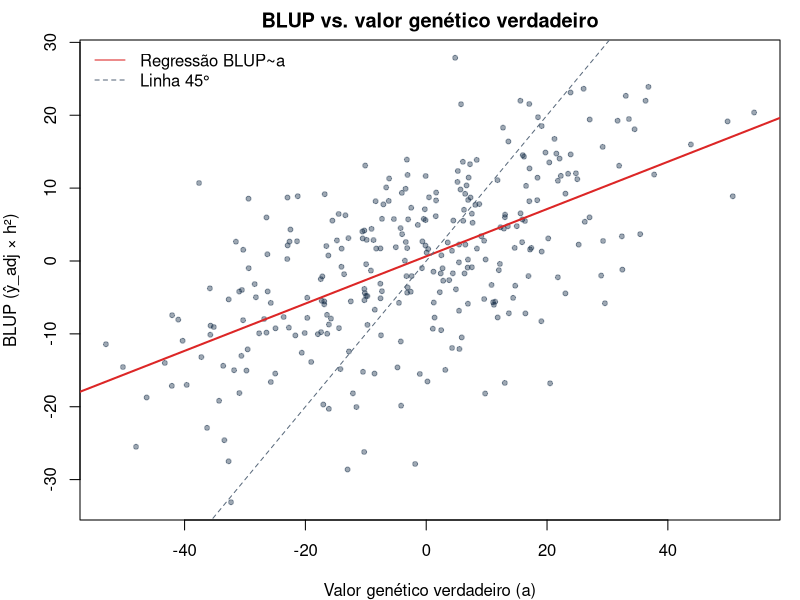

Write R code to recreate this figure.
## ---- chunk 1
#| label: simula-modelo-misto
set.seed(107)
n_anim <- 300
va <- 400; ve <- 900; h2 <- va/(va+ve); lambda <- ve/va

# Efeitos fixos verdadeiros
farm_ef <- c(10, -5, 0)
sex_ef  <- c(15, 0)

farm <- sample(1:3, n_anim, TRUE)
sex  <- sample(1:2, n_anim, TRUE)
a    <- rnorm(n_anim, 0, sqrt(va))   # valor genético verdadeiro
e    <- rnorm(n_anim, 0, sqrt(ve))
y    <- 250 + farm_ef[farm] + sex_ef[sex] + a + e

dados <- data.frame(y=y, fazenda=as.factor(farm), sexo=as.factor(sex))
cat(sprintf("n=%d  h²=%.3f  λ=σe²/σa²=%.3f\n\n", n_anim, h2, lambda))
## ---- chunk 2
#| label: modelo-fixo
cat("=== Modelo FIXO: y ~ fazenda + sexo ===\n")
mod_fixo <- lm(y ~ fazenda + sexo, data=dados)
cf <- coef(mod_fixo)
cat(sprintf("Intercepto:    %.2f\n", cf[1]))
cat(sprintf("Fazenda 2:     %.2f  (verdadeiro: %.2f)\n", cf[2], farm_ef[2]-farm_ef[1]))
cat(sprintf("Fazenda 3:     %.2f  (verdadeiro: %.2f)\n", cf[3], farm_ef[3]-farm_ef[1]))
cat(sprintf("Sexo 2:        %.2f  (verdadeiro: %.2f)\n", cf[4], sex_ef[2]-sex_ef[1]))
cat(sprintf("R²:            %.4f\n", summary(mod_fixo)$r.squared))
## ---- chunk 3
#| label: blup-simplificado
# BLUP de um animal isolado (sem pedigree): u_hat = VA/(VA+VE) × y_ajustado
# Equivale ao "shrinkage" para a média da população
y_adj  <- resid(mod_fixo)         # fenótipo corrigido para efeitos fixos
u_hat  <- y_adj * (va / (va + ve))  # BLUP sem pedigree (= h² × y_adj)

cat("\n=== BLUP simplificado (sem pedigree) ===\n")
cat(sprintf("h² (shrinkage factor): %.4f\n", va/(va+ve)))
cat(sprintf("Correlação BLUP × a verdadeiro: %.4f\n", cor(u_hat, a)))
cat(sprintf("Correlação fenótipo adj × a verd: %.4f\n", cor(y_adj, a)))
cat("(BLUP sempre tem correlação igual ao fenótipo com o valor verdadeiro,\n")
cat(" mas com variância reduzida — é o 'encolhimento' para a média)\n")
## ---- chunk 4
#| fig-height: 4
#| label: plot-blup-vs-a
par(mar=c(4,4,2,1))
plot(a, u_hat, pch=20, col=adjustcolor("#0d2642", 0.4),
     xlab="Valor genético verdadeiro (a)", ylab="BLUP (ŷ_adj × h²)",
     main="BLUP vs. valor genético verdadeiro")
abline(lm(u_hat ~ a), col="#dc2626", lwd=2)
abline(0, 1, lty=2, col="#5b6b7d")
legend("topleft", c("Regressão BLUP~a", "Linha 45°"), lty=c(1,2),
       col=c("#dc2626","#5b6b7d"), bty="n")
## ---- chunk 5
#| label: efeito-lambda
cat("\n=== Efeito do λ no encolhimento do BLUP ===\n")
cat("(λ alto = h² baixo = maior regressão para a média)\n\n")
for (lam in c(0.5, 1, 2, 5, 10)) {
  h2_l <- 1/(1+lam)
  cat(sprintf("λ=%.1f  h²=%.3f  shrinkage=%.3f\n", lam, h2_l, h2_l))
}
